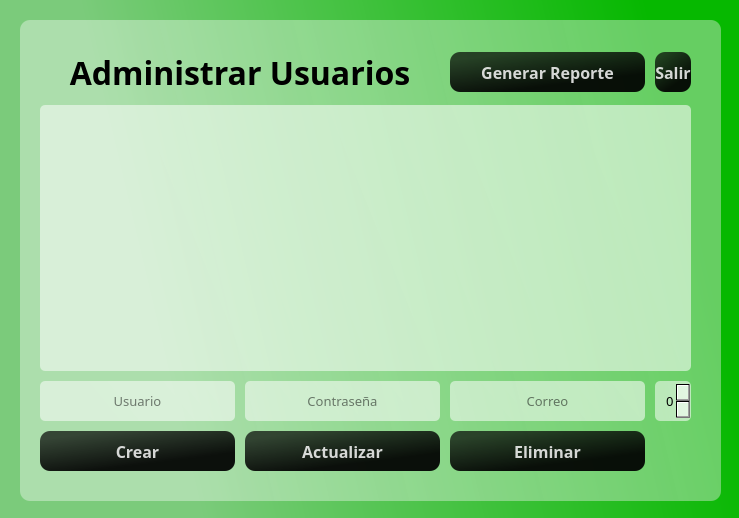
<?xml version="1.0" encoding="UTF-8"?>
<ui version="4.0">
 <class>Dialog</class>
 <widget class="QDialog" name="Dialog">
  <property name="geometry">
   <rect>
    <x>0</x>
    <y>0</y>
    <width>739</width>
    <height>518</height>
   </rect>
  </property>
  <property name="windowTitle">
   <string>Dialog</string>
  </property>
  <widget class="QWidget" name="gridLayoutWidget">
   <property name="geometry">
    <rect>
     <x>40</x>
     <y>40</y>
     <width>661</width>
     <height>441</height>
    </rect>
   </property>
   <layout class="QGridLayout" name="gridLayout">
    <property name="topMargin">
     <number>10</number>
    </property>
    <property name="rightMargin">
     <number>10</number>
    </property>
    <property name="bottomMargin">
     <number>10</number>
    </property>
    <property name="spacing">
     <number>10</number>
    </property>
    <item row="5" column="0">
     <widget class="QLineEdit" name="txtUser">
      <property name="maximumSize">
       <size>
        <width>16777215</width>
        <height>40</height>
       </size>
      </property>
      <property name="font">
       <font>
        <family>Candara</family>
        <pointsize>10</pointsize>
       </font>
      </property>
      <property name="styleSheet">
       <string notr="true">background-color: qlineargradient(spread:pad, x1:1, y1:0.363, x2:0, y2:0.528864, stop:0.0696517 rgba(255, 255, 255, 142), stop:0.810945 rgba(255, 255, 255, 134));
border-radius: 5px;
color: rgb(0, 0, 0);</string>
      </property>
      <property name="alignment">
       <set>Qt::AlignCenter</set>
      </property>
      <property name="placeholderText">
       <string>Usuario</string>
      </property>
     </widget>
    </item>
    <item row="0" column="0" colspan="2">
     <widget class="QLabel" name="lblTitle">
      <property name="sizePolicy">
       <sizepolicy hsizetype="Expanding" vsizetype="Fixed">
        <horstretch>0</horstretch>
        <verstretch>0</verstretch>
       </sizepolicy>
      </property>
      <property name="font">
       <font>
        <family>Candara</family>
        <pointsize>24</pointsize>
        <weight>75</weight>
        <bold>true</bold>
       </font>
      </property>
      <property name="text">
       <string>Administrar Usuarios</string>
      </property>
      <property name="alignment">
       <set>Qt::AlignCenter</set>
      </property>
     </widget>
    </item>
    <item row="8" column="0">
     <widget class="QPushButton" name="btnInsertar">
      <property name="maximumSize">
       <size>
        <width>200</width>
        <height>40</height>
       </size>
      </property>
      <property name="font">
       <font>
        <family>Candara</family>
        <pointsize>12</pointsize>
        <weight>75</weight>
        <bold>true</bold>
       </font>
      </property>
      <property name="styleSheet">
       <string notr="true">QPushButton#btnInsertar{
	background-color: qlineargradient(spread:pad, x1:0.015, y1:0.00568182, x2:0.626, y2:1, stop:0.144279 rgba(0, 0, 0, 176), stop:0.835821 rgba(0, 0, 0, 237));
	
	color: rgba(255, 255, 255, 210);
	border-radius: 10px;
}

QPushButton#btnInsertar:hover{
	background-color: qlineargradient(spread:pad, x1:1, y1:0.363, x2:0, y2:0.528864, stop:0.0696517 rgba(8, 220, 0, 255), stop:0.810945 rgba(136, 224, 136, 255));
}

QPushButton#btnInsertar:pressed{
	padding-left: 5px;
	padding-top: 5px;
	background-color: rgba(105, 118, 132, 200);
}</string>
      </property>
      <property name="text">
       <string>Crear</string>
      </property>
     </widget>
    </item>
    <item row="8" column="1">
     <widget class="QPushButton" name="btnActualizar">
      <property name="maximumSize">
       <size>
        <width>200</width>
        <height>40</height>
       </size>
      </property>
      <property name="font">
       <font>
        <family>Candara</family>
        <pointsize>12</pointsize>
        <weight>75</weight>
        <bold>true</bold>
       </font>
      </property>
      <property name="styleSheet">
       <string notr="true">QPushButton#btnActualizar{
	background-color: qlineargradient(spread:pad, x1:0.015, y1:0.00568182, x2:0.626, y2:1, stop:0.144279 rgba(0, 0, 0, 176), stop:0.835821 rgba(0, 0, 0, 237));
	
	color: rgba(255, 255, 255, 210);
	border-radius: 10px;
}

QPushButton#btnActualizar:hover{
	background-color: qlineargradient(spread:pad, x1:1, y1:0.363, x2:0, y2:0.528864, stop:0.0696517 rgba(8, 220, 0, 255), stop:0.810945 rgba(136, 224, 136, 255));
}

QPushButton#btnActualizar:pressed{
	padding-left: 5px;
	padding-top: 5px;
	background-color: rgba(105, 118, 132, 200);
}</string>
      </property>
      <property name="text">
       <string>Actualizar</string>
      </property>
     </widget>
    </item>
    <item row="0" column="2">
     <widget class="QPushButton" name="btnGenerarReporte">
      <property name="maximumSize">
       <size>
        <width>200</width>
        <height>40</height>
       </size>
      </property>
      <property name="font">
       <font>
        <family>Candara</family>
        <pointsize>12</pointsize>
        <weight>75</weight>
        <bold>true</bold>
       </font>
      </property>
      <property name="styleSheet">
       <string notr="true">QPushButton#btnGenerarReporte{
	background-color: qlineargradient(spread:pad, x1:0.015, y1:0.00568182, x2:0.626, y2:1, stop:0.144279 rgba(0, 0, 0, 176), stop:0.835821 rgba(0, 0, 0, 237));
	
	color: rgba(255, 255, 255, 210);
	border-radius: 10px;
}

QPushButton#btnGenerarReporte:hover{
	background-color: qlineargradient(spread:pad, x1:1, y1:0.363, x2:0, y2:0.528864, stop:0.0696517 rgba(8, 220, 0, 255), stop:0.810945 rgba(136, 224, 136, 255));
}

QPushButton#btnGenerarReporte:pressed{
	padding-left: 5px;
	padding-top: 5px;
	background-color: rgba(105, 118, 132, 200);
}</string>
      </property>
      <property name="text">
       <string>Generar Reporte</string>
      </property>
     </widget>
    </item>
    <item row="0" column="3" colspan="4">
     <widget class="QPushButton" name="btnSalir">
      <property name="maximumSize">
       <size>
        <width>200</width>
        <height>40</height>
       </size>
      </property>
      <property name="font">
       <font>
        <family>Candara</family>
        <pointsize>12</pointsize>
        <weight>75</weight>
        <bold>true</bold>
       </font>
      </property>
      <property name="styleSheet">
       <string notr="true">QPushButton#btnSalir{
	background-color: qlineargradient(spread:pad, x1:0.015, y1:0.00568182, x2:0.626, y2:1, stop:0.144279 rgba(0, 0, 0, 176), stop:0.835821 rgba(0, 0, 0, 237));
	
	color: rgba(255, 255, 255, 210);
	border-radius: 10px;
}

QPushButton#btnSalir:hover{
	background-color: qlineargradient(spread:pad, x1:1, y1:0.363, x2:0, y2:0.528864, stop:0.0696517 rgba(255, 37, 37, 255), stop:0.81592 rgba(197, 75, 75, 255));
}

QPushButton#btnSalir:pressed{
	padding-left: 5px;
	padding-top: 5px;
	background-color: rgba(105, 118, 132, 200);
}</string>
      </property>
      <property name="text">
       <string>Salir</string>
      </property>
     </widget>
    </item>
    <item row="8" column="2">
     <widget class="QPushButton" name="btnEliminar">
      <property name="maximumSize">
       <size>
        <width>200</width>
        <height>40</height>
       </size>
      </property>
      <property name="font">
       <font>
        <family>Candara</family>
        <pointsize>12</pointsize>
        <weight>75</weight>
        <bold>true</bold>
       </font>
      </property>
      <property name="styleSheet">
       <string notr="true">QPushButton#btnEliminar{
	background-color: qlineargradient(spread:pad, x1:0.015, y1:0.00568182, x2:0.626, y2:1, stop:0.144279 rgba(0, 0, 0, 176), stop:0.835821 rgba(0, 0, 0, 237));	
	color: rgba(255, 255, 255, 210);
	border-radius: 10px;
}

QPushButton#btnEliminar:hover{
	background-color: qlineargradient(spread:pad, x1:1, y1:0.363, x2:0, y2:0.528864, stop:0.0696517 rgba(255, 37, 37, 255), stop:0.81592 rgba(197, 75, 75, 255));
}

QPushButton#btnEliminar:pressed{
	padding-left: 5px;
	padding-top: 5px;
	background-color: rgba(105, 118, 132, 200);
}</string>
      </property>
      <property name="text">
       <string>Eliminar</string>
      </property>
     </widget>
    </item>
    <item row="5" column="3" colspan="4">
     <widget class="QSpinBox" name="spIdUsuario">
      <property name="enabled">
       <bool>true</bool>
      </property>
      <property name="sizePolicy">
       <sizepolicy hsizetype="Minimum" vsizetype="Fixed">
        <horstretch>0</horstretch>
        <verstretch>0</verstretch>
       </sizepolicy>
      </property>
      <property name="maximumSize">
       <size>
        <width>16777215</width>
        <height>40</height>
       </size>
      </property>
      <property name="font">
       <font>
        <family>Candara</family>
        <pointsize>10</pointsize>
       </font>
      </property>
      <property name="styleSheet">
       <string notr="true">background-color: qlineargradient(spread:pad, x1:1, y1:0.363, x2:0, y2:0.528864, stop:0.0696517 rgba(255, 255, 255, 142), stop:0.810945 rgba(255, 255, 255, 134));
border-radius: 5px;
color: rgb(0, 0, 0);</string>
      </property>
      <property name="alignment">
       <set>Qt::AlignRight|Qt::AlignTrailing|Qt::AlignVCenter</set>
      </property>
      <property name="readOnly">
       <bool>true</bool>
      </property>
     </widget>
    </item>
    <item row="5" column="1">
     <widget class="QLineEdit" name="txtPassword">
      <property name="maximumSize">
       <size>
        <width>16777215</width>
        <height>40</height>
       </size>
      </property>
      <property name="font">
       <font>
        <family>Candara</family>
        <pointsize>10</pointsize>
       </font>
      </property>
      <property name="styleSheet">
       <string notr="true">background-color: qlineargradient(spread:pad, x1:1, y1:0.363, x2:0, y2:0.528864, stop:0.0696517 rgba(255, 255, 255, 142), stop:0.810945 rgba(255, 255, 255, 134));
border-radius: 5px;
color: rgb(0, 0, 0);</string>
      </property>
      <property name="alignment">
       <set>Qt::AlignCenter</set>
      </property>
      <property name="placeholderText">
       <string>Contraseña</string>
      </property>
     </widget>
    </item>
    <item row="5" column="2">
     <widget class="QLineEdit" name="txtMail">
      <property name="maximumSize">
       <size>
        <width>16777215</width>
        <height>40</height>
       </size>
      </property>
      <property name="font">
       <font>
        <family>Candara</family>
        <pointsize>10</pointsize>
       </font>
      </property>
      <property name="styleSheet">
       <string notr="true">background-color: qlineargradient(spread:pad, x1:1, y1:0.363, x2:0, y2:0.528864, stop:0.0696517 rgba(255, 255, 255, 142), stop:0.810945 rgba(255, 255, 255, 134));
border-radius: 5px;
color: rgb(0, 0, 0);</string>
      </property>
      <property name="alignment">
       <set>Qt::AlignCenter</set>
      </property>
      <property name="placeholderText">
       <string>Correo</string>
      </property>
     </widget>
    </item>
    <item row="2" column="0" rowspan="3" colspan="7">
     <widget class="QTableWidget" name="tblCRUD">
      <property name="font">
       <font>
        <pointsize>10</pointsize>
       </font>
      </property>
      <property name="styleSheet">
       <string notr="true">background-color: qlineargradient(spread:pad, x1:1, y1:0.363, x2:0, y2:0.528864, stop:0.0696517 rgba(255, 255, 255, 142), stop:0.810945 rgba(255, 255, 255, 134));
border-radius: 5px;
color: rgb(0, 0, 0);</string>
      </property>
      <property name="selectionMode">
       <enum>QAbstractItemView::SingleSelection</enum>
      </property>
      <property name="selectionBehavior">
       <enum>QAbstractItemView::SelectRows</enum>
      </property>
     </widget>
    </item>
   </layout>
  </widget>
  <widget class="QLabel" name="label">
   <property name="geometry">
    <rect>
     <x>0</x>
     <y>0</y>
     <width>741</width>
     <height>521</height>
    </rect>
   </property>
   <property name="styleSheet">
    <string notr="true">background-color: qlineargradient(spread:pad, x1:1, y1:0.363, x2:0, y2:0.528864, stop:0.0696517 rgba(6, 184, 0, 255), stop:0.810945 rgba(123, 203, 123, 255));</string>
   </property>
   <property name="text">
    <string/>
   </property>
  </widget>
  <widget class="QLabel" name="label_3">
   <property name="geometry">
    <rect>
     <x>20</x>
     <y>20</y>
     <width>701</width>
     <height>481</height>
    </rect>
   </property>
   <property name="styleSheet">
    <string notr="true">background-color: qlineargradient(spread:pad, x1:1, y1:0.363, x2:0, y2:0.528864, stop:0.0696517 rgba(238, 238, 238, 105), stop:0.81592 rgba(255, 255, 255, 94));
border-radius: 10px;</string>
   </property>
   <property name="text">
    <string/>
   </property>
  </widget>
  <zorder>label</zorder>
  <zorder>label_3</zorder>
  <zorder>gridLayoutWidget</zorder>
 </widget>
 <resources/>
 <connections/>
</ui>
